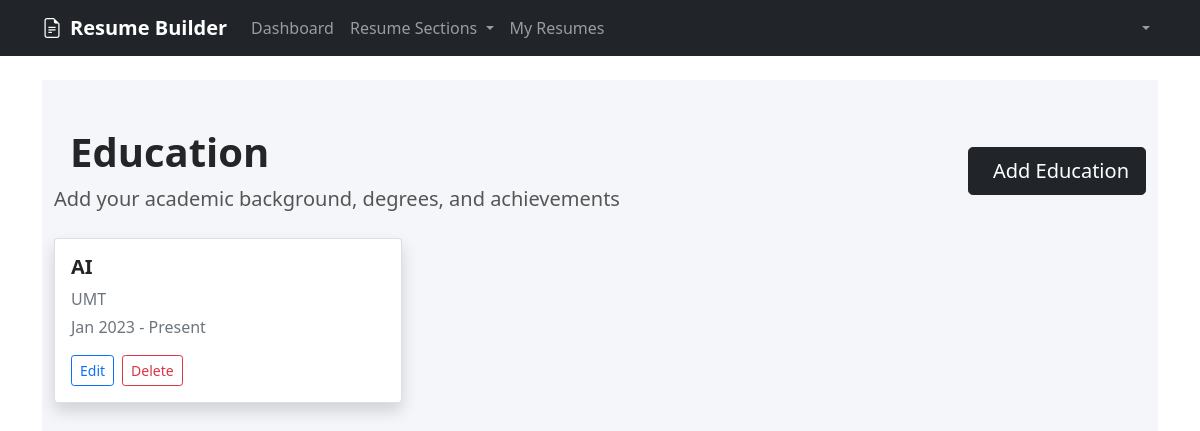
Page /dashboard/education/ (signed in) on the committed database.
### resume_builder/models.py (models this page shows, shortened)
class Education(models.Model):
    user = models.ForeignKey(User, on_delete=models.CASCADE)
    institution = models.CharField(max_length=200)
    degree = models.CharField(max_length=200)
    field_of_study = models.CharField(max_length=200)
    start_date = models.DateField()
    end_date = models.DateField(null=True, blank=True)
    current = models.BooleanField(default=False)
    gpa = models.DecimalField(max_digits=3, decimal_places=2, null=True, blank=True)
    description = models.TextField(blank=True)
    created_at = models.DateTimeField(auto_now_add=True)
    updated_at = models.DateTimeField(auto_now=True)

### resume_builder/views.py (the view)
# urls.py: path('education/', views.education_list, name='education_list'),
@login_required
def education_list(request):
    check = require_resume(request)
    if check: return check
    educations = Education.objects.filter(user=request.user).order_by('-start_date')
    return render(request, 'resume_builder/education_list.html', {'educations': educations})

### resume_builder/views.py (called while the page is built)
def require_resume(request):
    if not Resume.objects.filter(user=request.user).exists():
        messages.warning(request, 'You must create a resume before adding other information.')
        return redirect('resume_template_select')
    return None

### templates/resume_builder/education_list.html (shortened to what this page needs)
{% extends 'base.html' %}
{% block content %}
<div class="education-list-bg py-5" style="background: #f5f6fa; min-height: 100vh;">
    <div class="container">
        <div class="row align-items-center mb-4">
            <div class="col-lg-8">
                <h1 class="fw-bold mb-2" style="color: #232526;">
                    Education
                </h1>
                <p class="lead mb-0" style="color: #555;">
                    Add your academic background, degrees, and achievements
                </p>
            </div>
            <div class="col-lg-4 text-lg-end mt-3 mt-lg-0">
                <a href="{% url 'education_create' %}" class="btn btn-dark btn-lg">
                    Add Education
                </a>
            </div>
        </div>
        <div class="row g-4">
            {% for education in educations %}
            <div class="col-12 col-md-6 col-lg-4">
                <div class="card shadow rounded-4 h-100">
                    <div class="card-body">
                        <h5 class="card-title fw-bold mb-2" style="color: #232526;">{{ education.degree }}</h5>
                        <p class="card-text text-muted mb-1">{{ education.institution }}</p>
                        <p class="card-text text-muted mb-3">{{ education.start_date|date:"M Y" }} - {% if education.end_date %}{{ education.end_date|date:"M Y" }}{% else %}Present{% endif %}</p>
                        <div class="d-flex gap-2">
                            <a href="{% url 'education_update' education.id %}" class="btn btn-outline-primary btn-sm">
                                 Edit
                            </a>
                            <form method="post" action="{% url 'education_delete' education.id %}" style="display:inline;">
                                <button type="submit" class="btn btn-outline-danger btn-sm" onclick="return confirm('Are you sure you want to delete this education entry?');">
                                     Delete
                                </button>
                            </form>
                        </div>
                    </div>
                </div>
            </div>
            {% empty %}
            <div class="col-12">
                <div class="alert alert-info text-center rounded-4 shadow-sm">
                    You have not added any education yet. Click "Add Education" to get started!
                </div>
            </div>
            {% endfor %}
        </div>
    </div>
</div>
{% endblock %}

### rows in the picture
Education: degree "AI", institution "UMT", start_date "Jan 2023", shows "Present"
